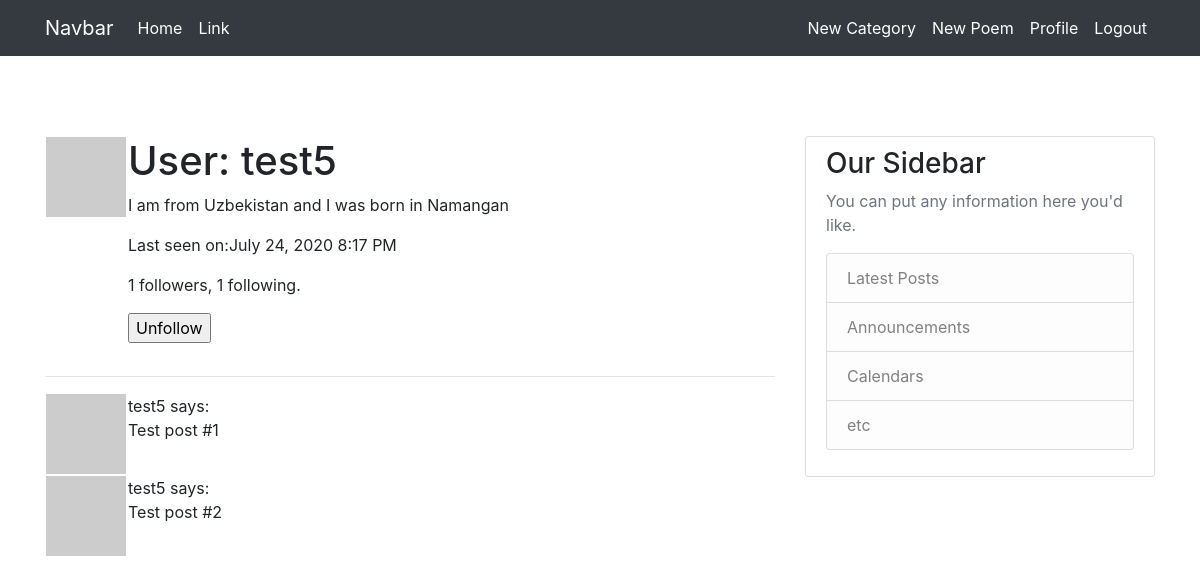
The page /users/user/test5 (signed in) on the database its author committed.
### app/models.py (models this page shows, shortened)
class User(UserMixin, db.Model):
    id = db.Column(db.Integer, primary_key=True)
    username = db.Column(db.String(64), index=True, unique=True)
    email = db.Column(db.String(120), index=True, unique=True)
    image_file = db.Column(db.String(120), nullable=True)
    password_hash = db.Column(db.String(128))
    about_me = db.Column(db.String(140))
    last_seen = db.Column(db.DateTime, default=datetime.utcnow)
    poems = db.relationship('Poem', backref='author', lazy='dynamic')
    followed = db.relationship(
        'User', secondary=followers,
        primaryjoin=(followers.c.follower_id == id),
        secondaryjoin=(followers.c.followed_id == id),
        backref=db.backref('followers', lazy='dynamic'), lazy='dynamic')
    def is_following(self, user):
        return self.followed.filter(
            followers.c.followed_id == user.id).count() > 0
    def avatar(self, size):
        digest = md5(self.email.lower().encode('utf-8')).hexdigest()
        return 'https://www.gravatar.com/avatar/{}?d=identicon&s={}'.format(
            digest, size)

### app/users/routes.py (the view)
@bp.route('/user/<username>')
@login_required
def user(username):
    user = User.query.filter_by(username=username).first_or_404()
    poems = [
        {'author': user, 'body': 'Test post #1'},
        {'author': user, 'body': 'Test post #2'}
    ]
    if current_user.image_file:
        image_file = url_for('static', filename='profile_pics/' + current_user.image_file)
    else:
        image_file = None
    form = EmptyForm()
    return render_template('users/user.html', user=user, poems=poems, image_file=image_file, form=form)

### app/users/forms.py
class EmptyForm(FlaskForm):
    submit = SubmitField('Submit')

### app/models.py (called while the page is built)
@login.user_loader
def load_user(id):
    return User.query.get(int(id))

### app/templates/users/user.html (shortened to what this page needs)
{% extends "base.html" %}
{% block content %}
    <table>
        <tr valign="top">
            {% if image_file %}
            <td><img src="{{ image_file }}"></td>
            {% else %}
            <td><img src="{{ user.avatar(128) }}"></td>
            {% endif %}
            <td>
                <h1>User: {{ user.username }}</h1>
                {% if user.about_me %}<p>{{ user.about_me }}</p>{% endif %}
                {% if user.last_seen %}<p>Last seen on:{{ moment(user.last_seen).format('LLL') }}</p>{% endif %}
                <p>{{ user.followers.count() }} followers, {{ user.followed.count() }} following.</p>
                {% if user == current_user %}
                <p><a href="{{ url_for('users.edit_profile') }}">Edit your profile</a></p>
                {% else %}
                <p>
                    <form action="{{ url_for('users.unfollow', username=user.username) }}" method="post">
                        {{ form.submit(value='Unfollow') }}
                    </form>
                </p>
                {% endif %}
            </td>
        </tr>
    </table>
    <hr>
    {% for poem in poems %}
    <table>
        <tr valign="top">
            {% if image_file  %}
            <td><img src="{{ image_file }} " class="img-thumbnail" style="width: 40px; height: 40px;" ></td>
            {% else %}
            <td><img src="{{ user.avatar(48) }}"></td>
            {% endif %}
            <td>{{ poem.author.username }} says:<br>{{ poem.body }}</td>
        </tr>
    </table>
    {% endfor %}
{% endblock %}

### rows shown on the page
User: username "test5", about_me "I am from Uzbekistan and I was born in Namangan", last_seen "July 24, 2020 8:17 PM", author.username "test5" "test5"

### other values the page prints
{{ user.followers.count() }} "1"
{{ user.followed.count() }} "1"
{{ poem.body }} "Test post #1" "Test post #2"
